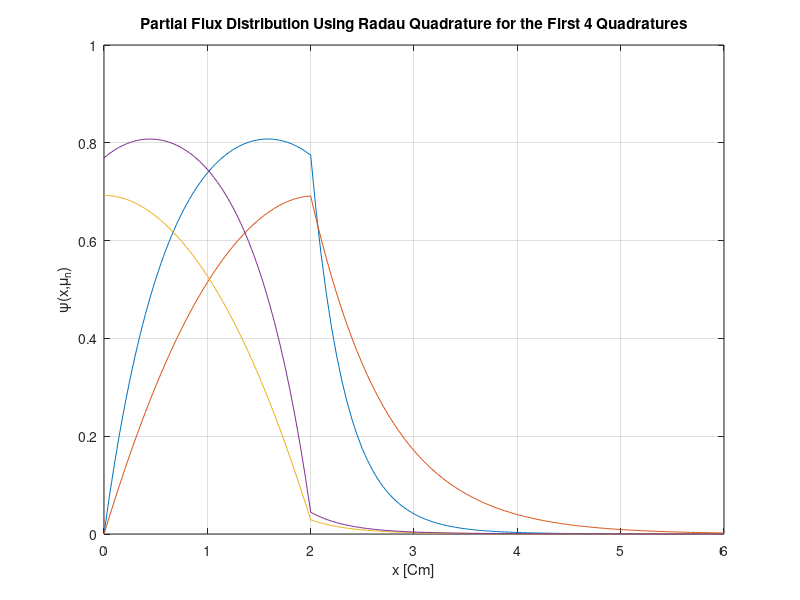
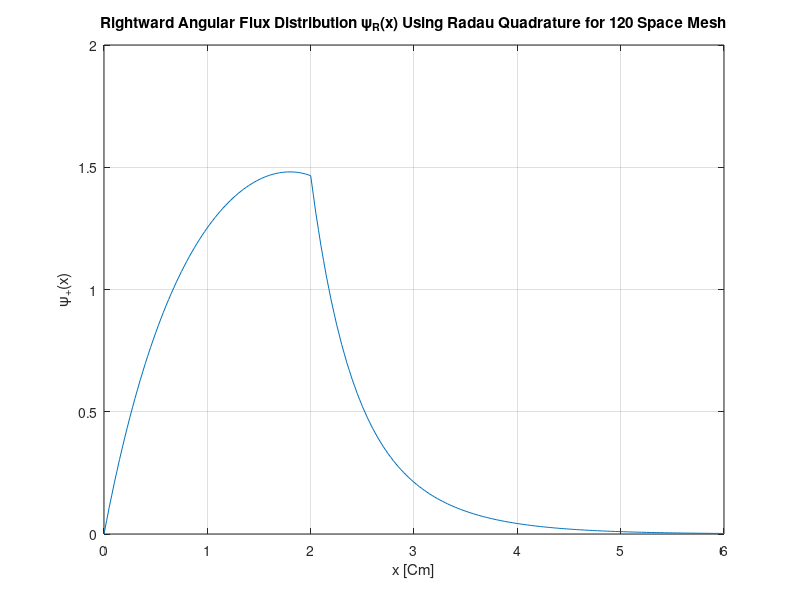
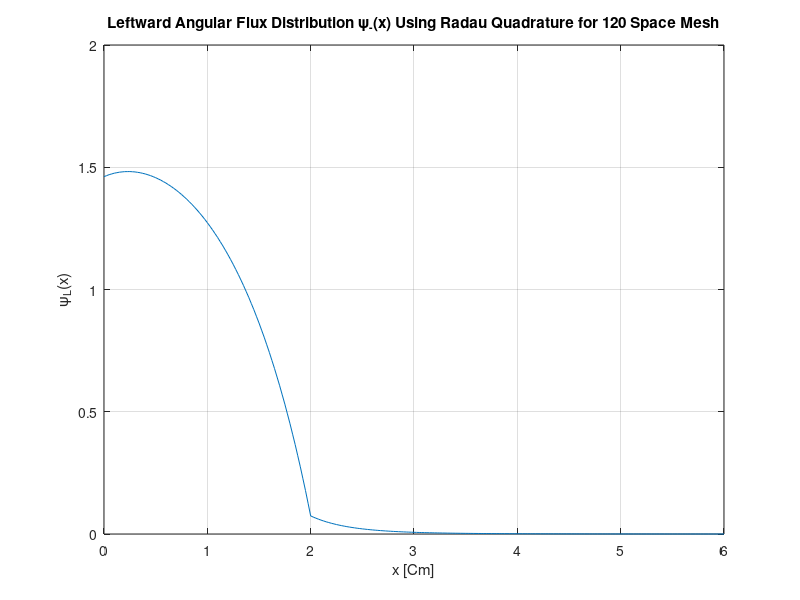
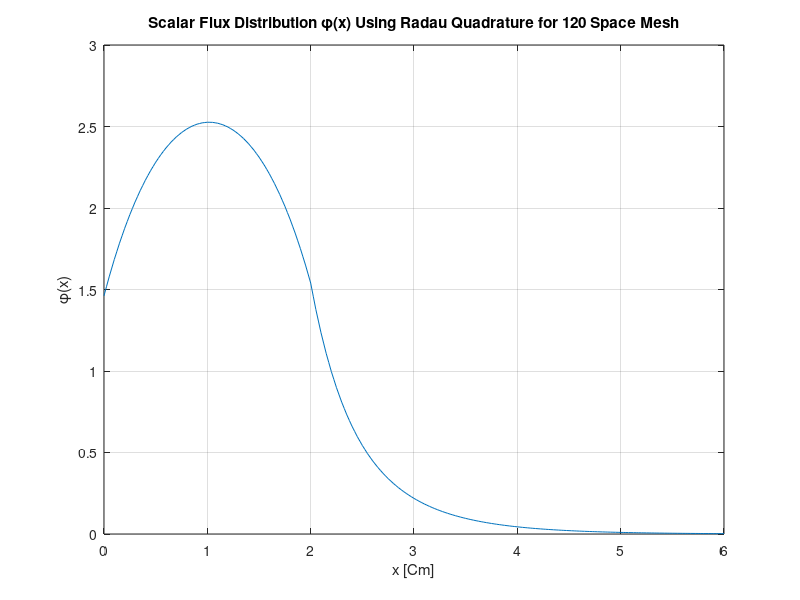

Source code (MATLAB) for these figures, in order:
% Radau Quadrature
clc;
clear;
close all
N=4;         % order of the discrete ordinate
l=240;       % number of space meshes
L=6;         % thikness of the whole slab
del=L/(l/2);
mu=[0.4472136 1 -1 -0.4472136];   % Radau values of the angle
w=[0.833333 0.16666667 0.16666667 0.833333];

m=1;
max_ephi=5;
while max_ephi>0.000001         % converging criteria
    
m=m+1;

if m==2;
    
    for i=2:2:l
        
        if i<=l/3        % taking care of the different regions
          s=1;
        else
          s=0;
        end
     Q(i,1)=0.5*s;
     phi(i,m-1)=0;
    end
else
    
    for i=2:2:l
    phi(i,m-1)=0;
    for n=1:N
    phi(i,m-1)=phi(i,m-1)+(w(n)*eps(i,n,m-1));
    end
    ephi(i/2,m-2)=(abs(phi(i,m-1)-phi(i,m-2))/phi(i,m-1));
    
    if i<=l/3
       seg_s=0.5;s=1;
    else
       seg_s=0.3;s=0;
    end
    Q(i,m-1)=0.5*((seg_s*phi(i,m-1))+s);
    end
    max_ephi=max(ephi);
end

for n=1:N
    
if mu(n)>0      % forward sweeping
    
    eps(1,n,m)=0;
    
for i=2:2:l

    if i<=l/3
       seg_t=1;seg_s=0.5;s=1;
    else
       seg_t=1.5;seg_s=0.3;s=0;
    end
    
A(i,n)=((2*mu(n)-seg_t*del)/(2*mu(n)+seg_t*del));
B(i,n)=((2*del)/(2*mu(n)+seg_t*del));

eps(i+1,n,m)=(A(i,n)*eps(i-1,n,m))+(B(i,n)*Q(i,m-1));

end

else                 % backward sweeping
    eps(l+1,n,m)=0;
    
for i=l:-2:2

    if i<=l/3
       seg_t=1;seg_s=0.5;s=1;
    else
       seg_t=1.5;seg_s=0.3;s=0;
    end
A(i,n)=((2*mu(n)+seg_t*del)/(2*mu(n)-seg_t*del));
B(i,n)=((-2*del)/(2*mu(n)-seg_t*del));

eps(i-1,n,m)=(A(i,n)*eps(i+1,n,m))+(B(i,n)*Q(i,m-1));

end

end

end

    for n=1:N
    for i=2:2:l
    eps(i,n,m)=0.5*(eps(i+1,n,m)+eps(i-1,n,m));  % calculating central flux
    end
    end
    
end

% calculating the scalar flux
    for i=1:l+1
        flux(i)=0;
    for n=1:N
        flux(i)=flux(i)+eps(i,n,m);
    end
    end
    
% Calculating the rightward angular flux
for i=1:l+1
    Reps(i)=0;
    Leps(i)=0;
for n=1:2
    Reps(i)=Reps(i)+eps(i,n,m);
end

for n=3:4
    Leps(i)=Leps(i)+eps(i,n,m);
end
end
    
    
m    % number of iterations till we match our criteria
     % plotting eps as a function of position for each ordinate angle
x=linspace(0,L,l+1);

figure
for n=1:N
plot(x,eps(:,n,m))
hold on
end
grid on
xlabel('x [Cm]')
ylabel('\psi(x,\mu_n)')
title('Partial Flux Distribution Using Radau Quadrature for the First 4 Quadratures')

figure
plot(x,Reps(:))
grid on
xlabel('x [Cm]')
ylabel('\psi_+(x)')
title('Rightward Angular Flux Distribution \psi_R(x) Using Radau Quadrature for 120 Space Mesh')

figure
plot(x,Leps(:))
grid on
xlabel('x [Cm]')
ylabel('\psi_L(x)')
title('Leftward Angular Flux Distribution \psi_-(x) Using Radau Quadrature for 120 Space Mesh')


figure
plot(x,flux(:))
grid on
xlabel('x [Cm]')
ylabel('\phi(x)')
title('Scalar Flux Distribution \phi(x) Using Radau Quadrature for 120 Space Mesh')
